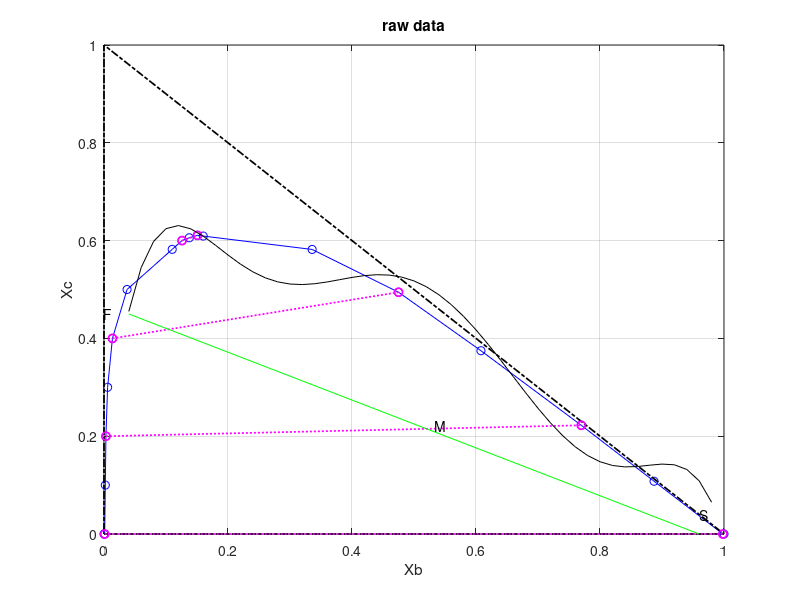

Write MATLAB code to recreate this figure. (Note: this script raises an error after producing the figure.)
clc;
clear;
B = [0 0.0011 0.0021 0.0031 0.0058 0.0136 0.0372 0.11 0.1259 0.1376 0.1508 0.16 0.3357 0.4751 0.608 0.7698 0.8872 0.9982 1];
C = [0 0 0.1 0.2 0.3 0.4 0.5 0.5821 0.6 0.6058 0.6107 0.6093 0.5819 0.4944 0.3748 0.2223 0.1079 0 0];
% B = [0.04 0.05 0.07 0.1 0.2 0.3 0.4 0.5 0.6 0.7 0.8 0.9 0.993 1];
% C = [0 0.11 0.26 0.375 0.474 0.487 0.468 0.423 0.356 0.274 0.185 0.09 0.001 0];
A = 1 - B - C;

figure(1)
plot(B,C,'bo-');grid on;
hold on;

plot([0 1 0 0],[0 0 1 0], 'k-.', 'linewidth',1.25);
xlabel('Xb');ylabel('Xc');
title('raw data');

tiexc = [0.0 0.2 0.4 0.6];
tieyc = [0.0 0.2223 0.4944 0.6107];
tiexb = [0.0011 0.0031 0.0136 0.1259];
tieyb = [0.9982 0.7698 0.4751 0.1508];

%% Plotting the tie lines
for i = 1:length(tiexc)
plot([tiexb(i) tieyb(i)], [tiexc(i) tieyc(i)],'mo:','linewidth',1.25);
end

%% Slopes of the tie lines 
tie_slope = zeros(1,length(tiexc));
for i = 1:length(tiexc)
tie_slope(i) = (tieyc(i) - tiexc(i))/(tieyb(i) - tiexb(i));
end

xbf = 0;
xcf = 0.45; 
Rny = 0.04; %for Rnx need to find x point from LLE curve
ycs = Rny;
ybs = 1-Rny;
%% Draw the feed line (FS line)
F = [0, 0.45];
S = [0.96, 0.04];
plot(S,F , 'g', 'linewidth', 0.35)
text(0,  0.45,'F');
text(0.96,  0.04,'S');

p1 = polyfit(B,C,6);
X_=0.04001:0.02:1;
f1 = polyval(p1,X_);
plot(X_,f1,'black')

S = 2500;
F = 2000;

%finding Mx,My points
M = F + S;
My = (F*xcf + S*ycs)/M; % x coordinate of the mixture point
Mx = (F*xbf + S*ybs)/M; % y coordinate of the mixture point
text(Mx,  My,'M');

% drawing the line RnM
plot([Rnx, Mx], [Rny, My], 'o'); 
hold on;
m = (My - Rny) / (Mx - Rnx);% Calculate the slope (m) and y-intercept (b) of the line y = mx + b
b = Rny - m * Rnx;
x_val = linspace(Rnx, 1, 100); 
y_val = m * x_val + b;
plot(x_val, y_val, 'r');

%find intercept of RnM and LLE curve to get E point
% Extract 
syms x y;
[ybe1,yce1] = vpasolve([y == poly2sym(p1), y == m * x + b],[x,y],[.5 1;0 .7]); %range=[x1 x2;y1 y2]
text(ybe1,  yce1,'E');


%Finding FE and RnS lines
%for FE line F(xbf,xcf) E(ybe,yce)
m2 = (yce1 - xcf) / (ybe1 - xbf);
b2 = xcf - m2 * xbf; %intercept
x_val2 = linspace(0, 1.8, 200); 
y_val2 = m2 * x_val2 + b2;
plot(x_val2, y_val2, 'b');
%for RnS line Rn(xbn,xcn)(Rnx,Rny) S(ybs,ycs)
m3 = (ycs - Rny) / (ybs - Rnx);
b3 = Rny - m3 * Rnx;
x_val3 = linspace(0, 1.8, 200); 
y_val3 = m3 * x_val3 + b3;
plot(x_val3, y_val3, 'b'); 


%Finding delta point by solving FE and RnS lines
syms x y;
eq1 = y == m2*x + b2;
eq2 = y == m3*x + b3;
[Px, Py] = solve([eq1, eq2], [x, y]);
text(Px,  Py,'P');


%after gettig E1 we calculate R1(using tie) and then E2(using R1P line) and so on..
stages=1;
xbr = ones(1,stages);xcr = ones(1,stages);
ybe = ones(1,stages);yce = ones(1,stages);
yce(1)=yce1;ybe(1)=ybe1;
syms x y
%Finding the R1 point by using tie line
%find eqation of tieline
for i=1:stages
    if (0 < yce(i)) && (yce(i) <= 0.098) %setting <yce >yce condition by using graph 
    slope = 0 + (yce(i) - 0) * 0 / 0.098; % 0 
    elseif (0.098 < yce(i)) && (yce(i) <= 0.249)
    slope = tie_slope(1) + (yce(i) - 0.098) * (tie_slope(2) - tie_slope(1)) / (0.249 - 0.098);
    elseif (0.249 < yce(i)) && (yce(i) <= 0.409)
    slope = tie_slope(2) + (yce(i) - 0.249) * (tie_slope(3) - tie_slope(2)) / (0.409 - 0.249);
    end
    
    x_vals = linspace(0, ybe(i), 10);
    y_vals = slope * (x_vals - ybe(i) ) + yce(i);
    intercept = (yce(i) - slope * ybe(i)); %y at x_vals=0
    plot(x_vals, y_vals, 'r', 'linewidth', .05);
    
    %find equation R1 point by intercection of tie line and LLE curve
    syms x y;
    [xbr(i),xcr(i)] = vpasolve([y == poly2sym(p1), y == slope * x + intercept],[x,y],[0 .5;0 .7]); %range=[x1 x2;y1 y2]
    text(xbr(i),xcr(i),['R', num2str(i)]);
    
    %find R1P line and find point E2 by intersection of LLE & R1P
    %lineR1P   R1(xbr1,xcr1) P(Px,Py)
    m4 = (Py - xcr(i)) / (Px - xbr(i));
    b4 = xcr(i) - m4 * xbr(i);
    x_val4 = linspace(0, Px, 200); 
    y_val4 = m4 * x_val4 + b4;
    plot(x_val4, y_val4, 'b'); 
    %find intercept of R1P and LLE curve to get E2 point 
    [ybe(i+1),yce(i+1)] = vpasolve([y == poly2sym(p1), y == m4 * x + b4],[x,y],[.5 1;0 .7]); %range=[x1 x2;y1 y2]
    text(ybe(i+1),  yce(i+1),['E', num2str(i+1)]);
    
end
